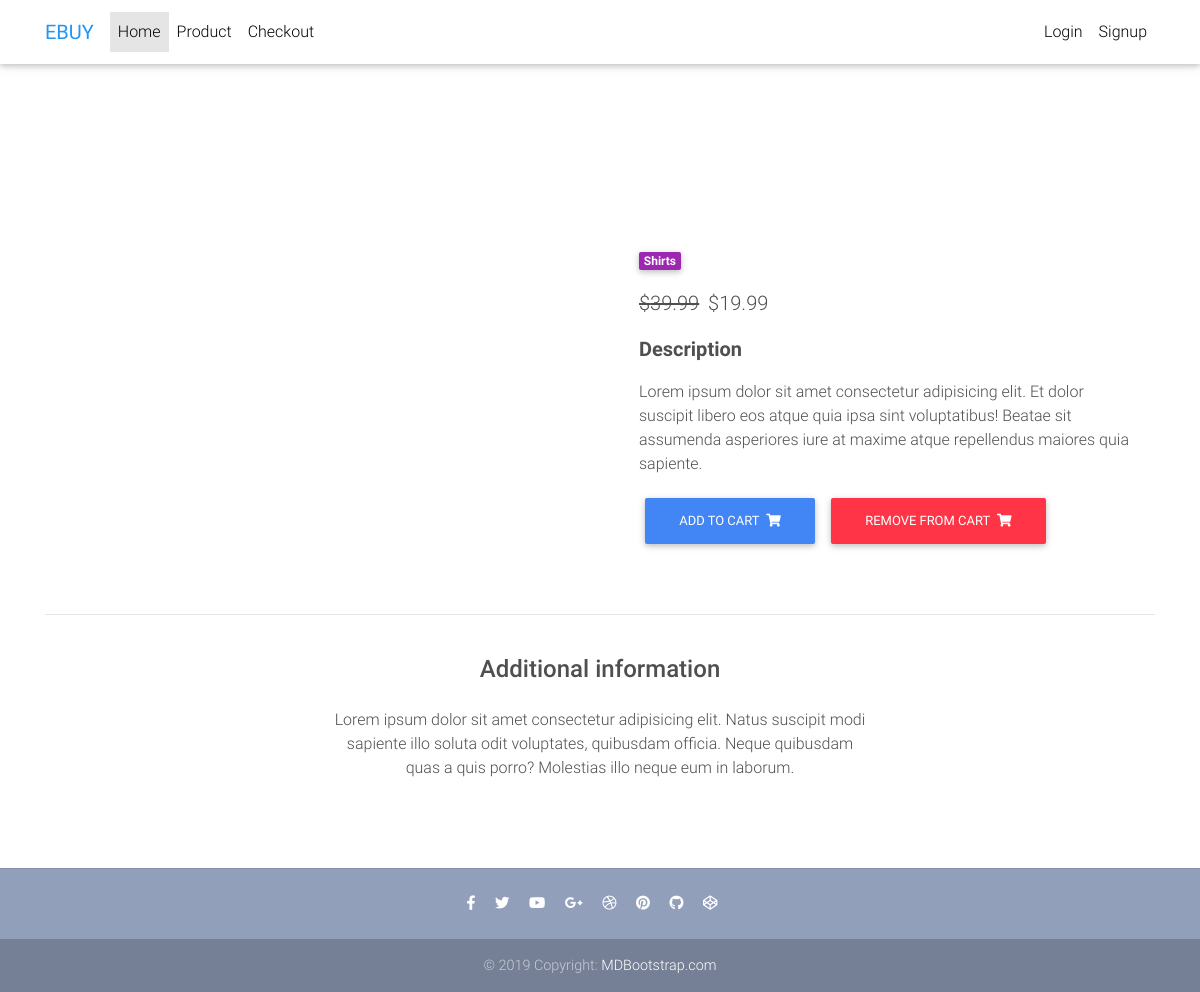
Screenshot of /product/product-1/ with the database file from the repository.
### core/models.py (models this page shows, shortened)
class Item(models.Model):
    title = models.CharField(max_length=50)
    price = models.FloatField()
    discounted_price = models.FloatField()
    categories = models.CharField(choices = CATEGORIES_CHOICES, max_length=2)
    labels = models.CharField(choices = LABELS_CHOICES, max_length=1)
    description = models.TextField(null=True)
    slug = models.SlugField()
    def get_add_to_cart_url(self):
        return reverse("core:add-to-cart", kwargs= {'slug':self.slug})
    def get_remove_from_cart_url(self):
        return reverse("core:remove-from-cart", kwargs= {'slug':self.slug})

### core/views.py (the view)
# urls.py: path('product/<slug>/',ItemDetailView.as_view(), name ='product'),
class ItemDetailView(DetailView):
    model = Item
    template_name = 'product.html'

### templates/product.html (shortened to what this page needs)
<!DOCTYPE html>
{% extends 'base.html' %}
{% block content %}
<main class="mt-5 pt-4">
  <div class="container dark-grey-text mt-5">
    <div class="row wow fadeIn">
      <div class="col-md-6 mb-4">
      </div>
      <div class="col-md-6 mb-4">
        <div class="p-4">
          <div class="mb-3">
            <a href="">
              <span class="badge purple mr-1">{{object.get_categories_display}}</span>
            </a>
          </div>
          <p class="lead">
            <span class="mr-1">
              <del>${{object.price}}</del>
            </span>
            <span>${{object.discounted_price}}</span>
          </p>
          <p class="lead font-weight-bold">Description</p>
          <p>{{object.description}}</p>
            <a href="{{object.get_add_to_cart_url}}" class="btn btn-primary" >Add to cart
              <i class="fas fa-shopping-cart ml-1"></i>
            </a>
            <a href="{{object.get_remove_from_cart_url}}" class="btn btn-danger" >Remove from cart
              <i class="fas fa-shopping-cart ml-1"></i>
            </a>
        </div>
      </div>
    </div>
    <hr>
    <div class="row d-flex justify-content-center wow fadeIn">
      <div class="col-md-6 text-center">
        <h4 class="my-4 h4">Additional information</h4>
        <p>Lorem ipsum dolor sit amet consectetur adipisicing elit. Natus suscipit modi sapiente illo soluta odit
          voluptates,
          quibusdam officia. Neque quibusdam quas a quis porro? Molestias illo neque eum in laborum.</p>
      </div>
    </div>
    <div class="row wow fadeIn">
      <div class="col-lg-4 col-md-12 mb-4">
      </div>
      <div class="col-lg-4 col-md-6 mb-4">
      </div>
      <div class="col-lg-4 col-md-6 mb-4">
      </div>
    </div>
  </div>
</main>
{% include 'footer.html'%}
{% endblock  %}

### templates/base.html (style rules this page uses)
html, body, header, .carousel { height: 60vh; }

### rows the page displays
Item: categories "Shirts", price "39.99", discounted_price "19.99", description "Lorem ipsum dolor sit amet consectetur adipisicing elit. Et dolor suscipit libero eos atque quia ipsa sint voluptatibus! Beatae sit assumenda asperiores iure at maxime atque repellendus maiores quia sapiente."
